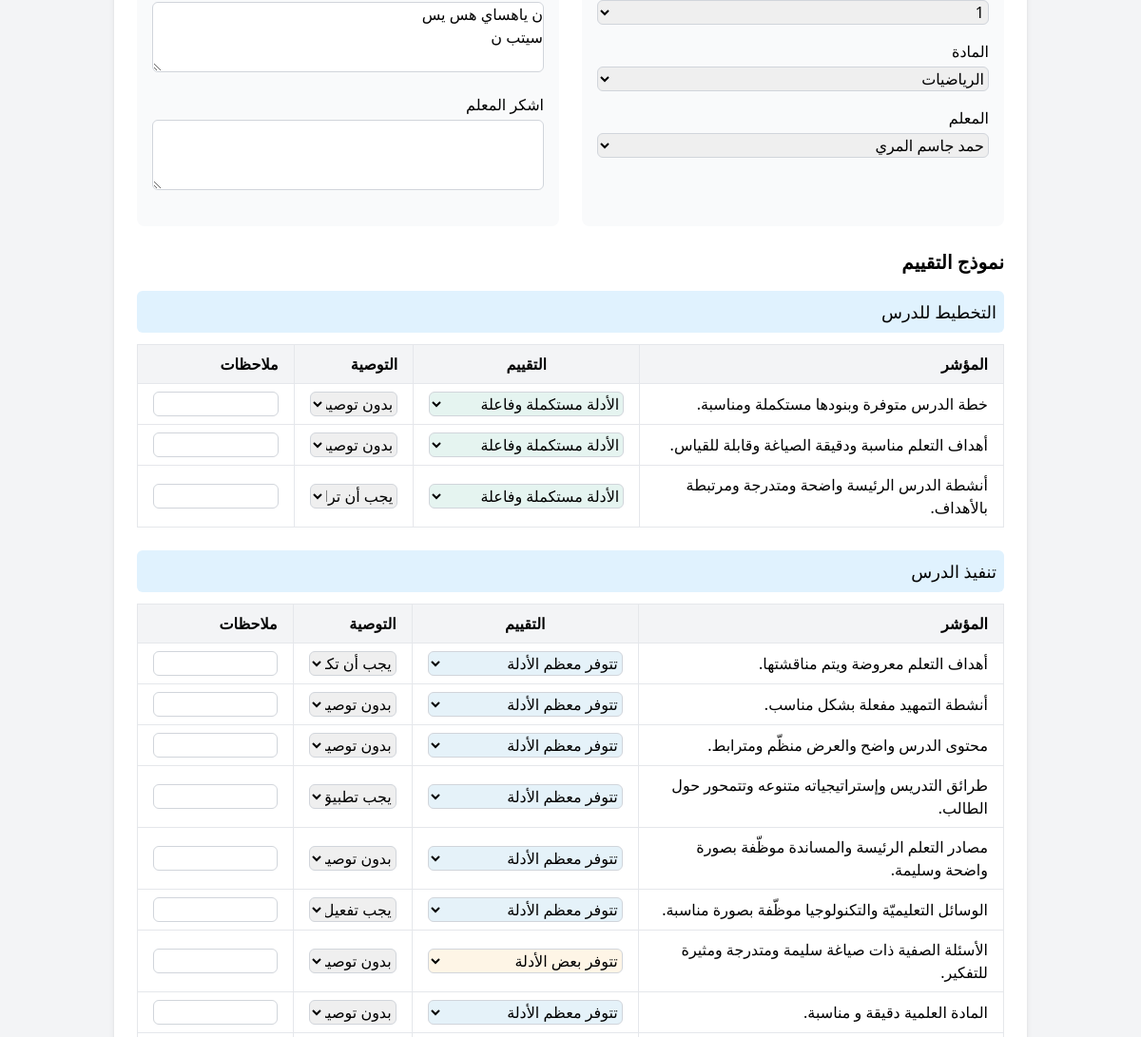
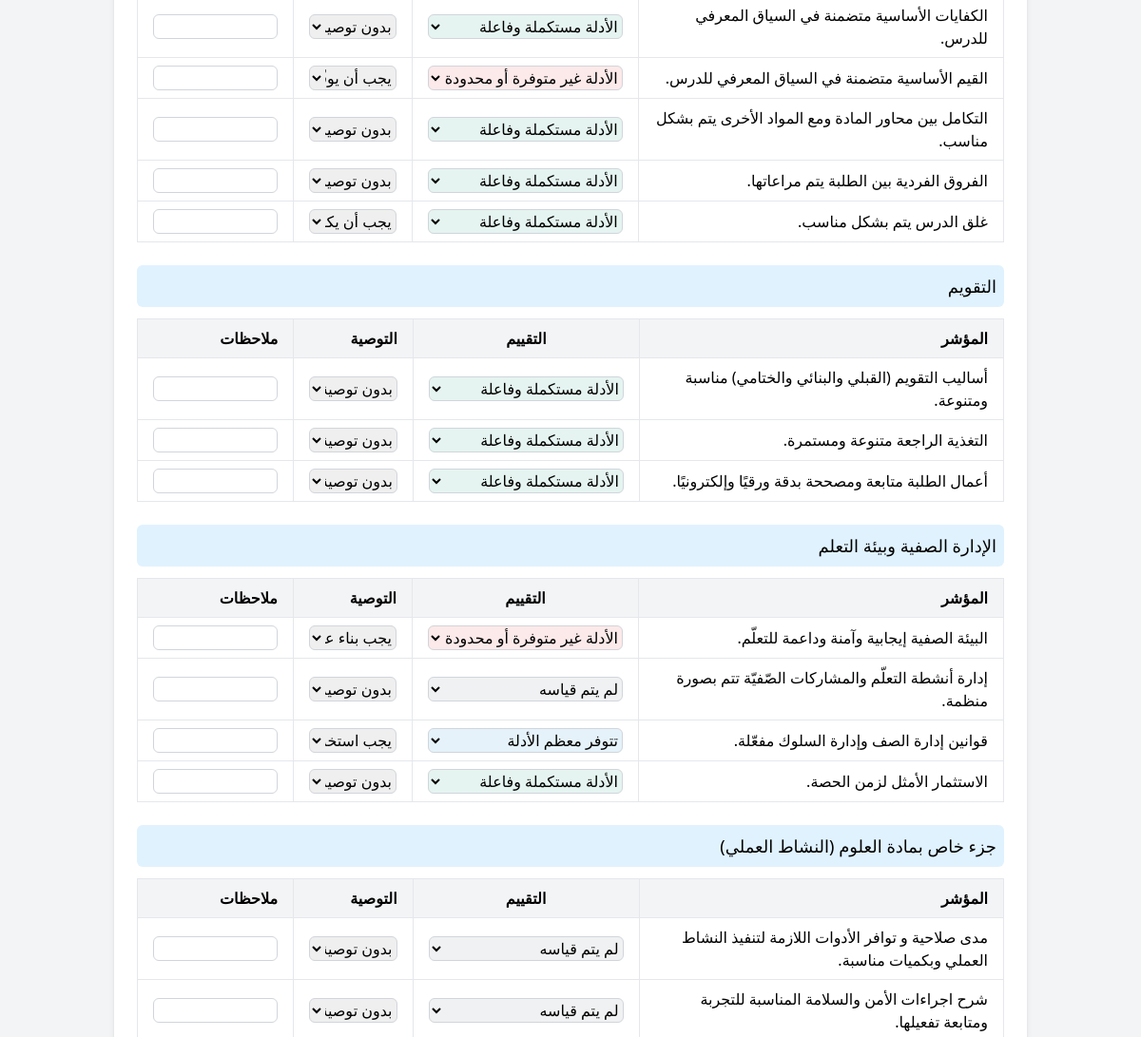
Page /edit_visit.php?id=2 (middle part) on the earlier database version (2 pictures, top to bottom).
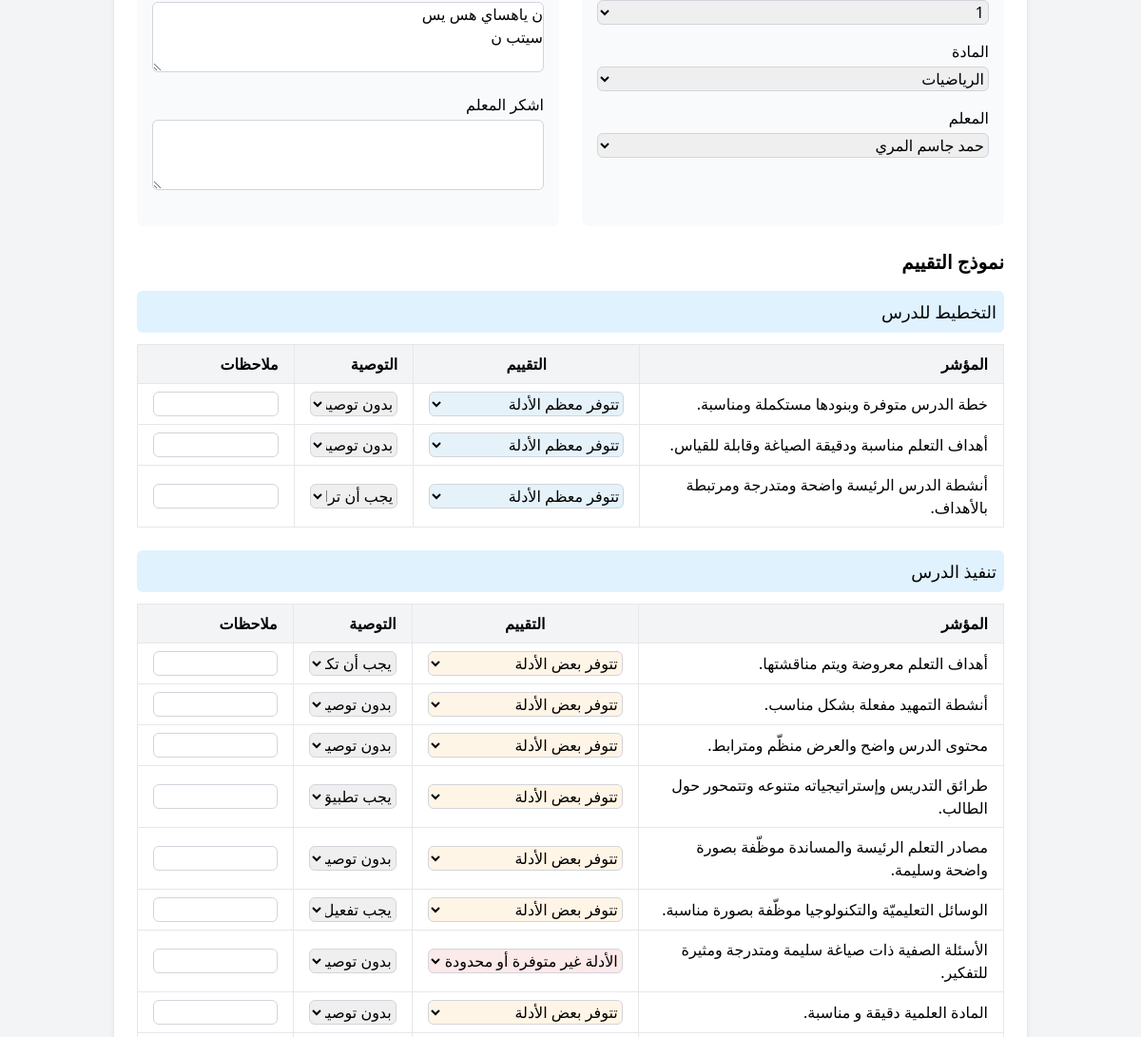
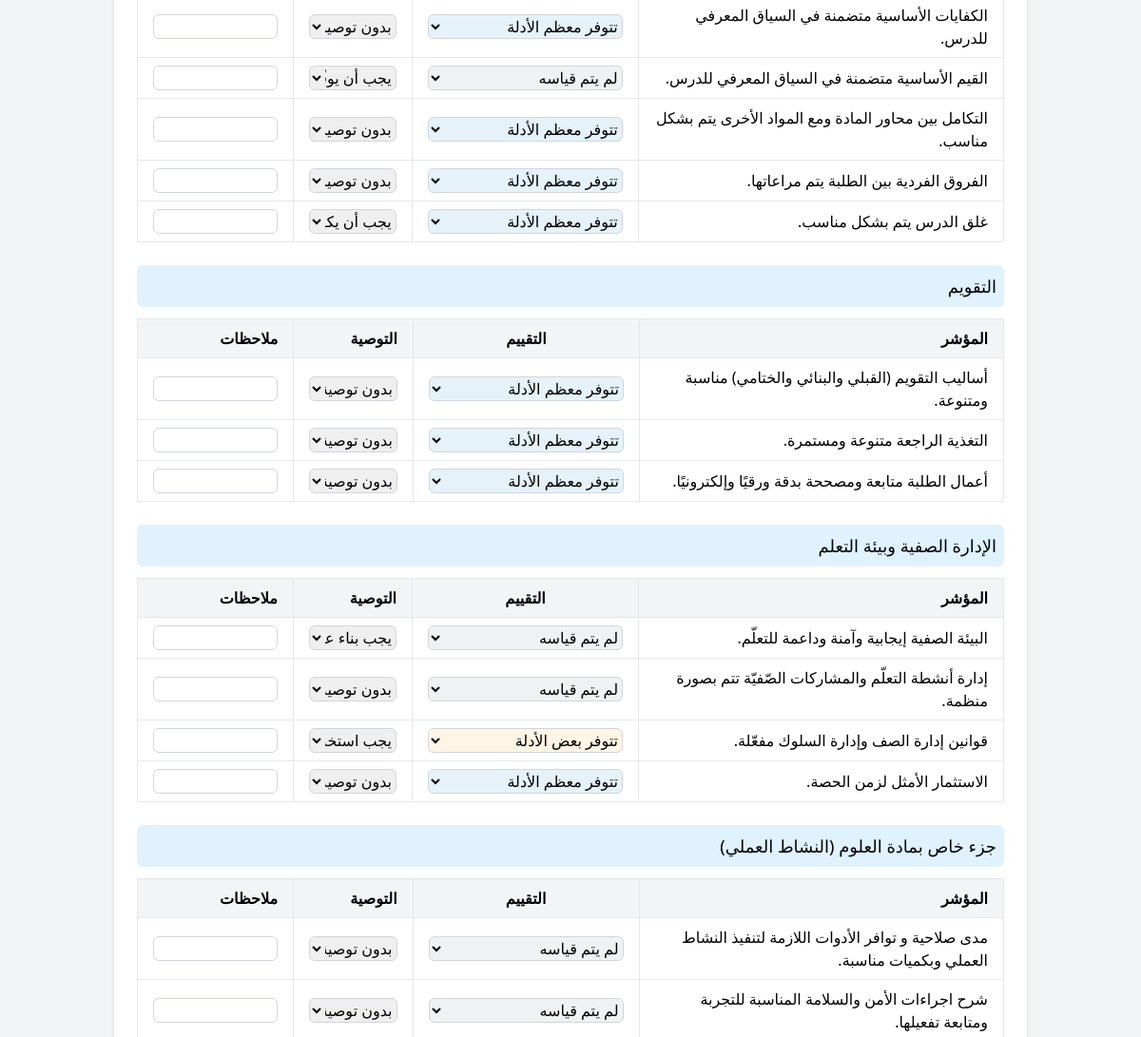
Same page on the later database version (2 pictures, top to bottom).
### tables this page shows
CREATE TABLE `visits` (
  `id` int NOT NULL,
  `school_id` int NOT NULL,
  `teacher_id` int NOT NULL,
  `subject_id` int NOT NULL,
  `grade_id` int NOT NULL,
  `section_id` int NOT NULL,
  `level_id` int NOT NULL,
  `visitor_type_id` int NOT NULL,
  `visitor_person_id` int DEFAULT NULL,
  `visit_date` date NOT NULL,
  `academic_year_id` int DEFAULT NULL,
  `visit_type` enum('full','partial') NOT NULL DEFAULT 'full',
  `attendance_type` enum('physical','remote','hybrid') NOT NULL DEFAULT 'physical',
  `has_lab` tinyint(1) NOT NULL DEFAULT '0',
  `general_notes` text,
  `recommendation_notes` text,
  `appreciation_notes` text,
  `total_score` decimal(5,2) DEFAULT NULL,
  `created_at` timestamp NULL DEFAULT CURRENT_TIMESTAMP,
  `updated_at` timestamp NULL DEFAULT CURRENT_TIMESTAMP ON UPDATE CURRENT_TIMESTAMP
);

CREATE TABLE `sections` (
  `id` int NOT NULL,
  `name` varchar(255) NOT NULL,
  `grade_id` int NOT NULL,
  `school_id` int NOT NULL,
  `created_at` timestamp NULL DEFAULT CURRENT_TIMESTAMP,
  `updated_at` timestamp NULL DEFAULT CURRENT_TIMESTAMP ON UPDATE CURRENT_TIMESTAMP
);

CREATE TABLE `subjects` (
  `id` int NOT NULL,
  `name` varchar(255) NOT NULL,
  `school_id` int DEFAULT NULL,
  `is_school_specific` tinyint(1) NOT NULL DEFAULT '0',
  `is_active` tinyint(1) NOT NULL DEFAULT '1',
  `created_by` int DEFAULT NULL,
  `updated_by` int DEFAULT NULL,
  `created_at` timestamp NULL DEFAULT CURRENT_TIMESTAMP,
  `updated_at` timestamp NULL DEFAULT CURRENT_TIMESTAMP ON UPDATE CURRENT_TIMESTAMP
);

CREATE TABLE `teachers` (
  `id` int NOT NULL,
  `name` varchar(255) NOT NULL,
  `personal_id` varchar(20) NOT NULL,
  `email` varchar(255) DEFAULT NULL,
  `job_title` varchar(50) NOT NULL DEFAULT '????????',
  `phone` varchar(20) DEFAULT NULL,
  `school_id` int NOT NULL,
  `created_at` timestamp NULL DEFAULT CURRENT_TIMESTAMP,
  `updated_at` timestamp NULL DEFAULT CURRENT_TIMESTAMP ON UPDATE CURRENT_TIMESTAMP
);

CREATE TABLE `evaluation_domains` (
  `id` int NOT NULL,
  `name` varchar(255) NOT NULL,
  `description` text,
  `weight` decimal(5,2) NOT NULL DEFAULT '0.00',
  `created_at` timestamp NULL DEFAULT CURRENT_TIMESTAMP,
  `updated_at` timestamp NULL DEFAULT CURRENT_TIMESTAMP ON UPDATE CURRENT_TIMESTAMP,
  `sort_order` int DEFAULT '0'
);

CREATE TABLE `evaluation_indicators` (
  `id` int NOT NULL,
  `domain_id` int NOT NULL,
  `name` varchar(255) NOT NULL,
  `description` text,
  `weight` decimal(5,2) NOT NULL DEFAULT '0.00',
  `created_at` timestamp NULL DEFAULT CURRENT_TIMESTAMP,
  `updated_at` timestamp NULL DEFAULT CURRENT_TIMESTAMP ON UPDATE CURRENT_TIMESTAMP,
  `sort_order` int DEFAULT '0'
);

CREATE TABLE `visit_evaluations` (
  `id` int NOT NULL,
  `visit_id` int NOT NULL,
  `indicator_id` int NOT NULL,
  `score` decimal(5,2) DEFAULT NULL,
  `recommendation_id` int DEFAULT NULL,
  `custom_recommendation` text,
  `created_at` timestamp NULL DEFAULT CURRENT_TIMESTAMP,
  `updated_at` timestamp NULL DEFAULT CURRENT_TIMESTAMP ON UPDATE CURRENT_TIMESTAMP
);

CREATE TABLE `recommendations` (
  `id` int NOT NULL,
  `indicator_id` int NOT NULL,
  `text` text NOT NULL,
  `created_at` timestamp NULL DEFAULT CURRENT_TIMESTAMP,
  `updated_at` timestamp NULL DEFAULT CURRENT_TIMESTAMP ON UPDATE CURRENT_TIMESTAMP,
  `sort_order` int DEFAULT '1'
);

### includes/db_connection.php (called while the page is built, shortened)
<?php
$dsn = "mysql:host=" . DB_HOST . ";dbname=" . DB_NAME . ";charset=" . DB_CHARSET;
$options = [
    PDO::ATTR_ERRMODE            => PDO::ERRMODE_EXCEPTION,
    PDO::ATTR_DEFAULT_FETCH_MODE => PDO::FETCH_ASSOC,
    PDO::ATTR_EMULATE_PREPARES   => false,
];
try {
    $pdo = new PDO($dsn, DB_USER, DB_PASS, $options);
    $pdo->exec("SET NAMES utf8mb4");
    $pdo->exec("SET CHARACTER SET utf8mb4");
    $pdo->exec("SET collation_connection = utf8mb4_unicode_ci");
} catch (PDOException $e) {
    die("فشل الاتصال بقاعدة البيانات: " . $e->getMessage());
}
function query($sql, $params = []) {
    global $pdo;
    $stmt = $pdo->prepare($sql);
    $stmt->execute($params);
    return $stmt->fetchAll();
}
function query_row($sql, $params = []) {
    global $pdo;
    $stmt = $pdo->prepare($sql);
    $stmt->execute($params);
    return $stmt->fetch();
}

### edit_visit.php (the view, shortened to what this page needs)
<?php
require_once 'includes/db_connection.php';
$visit_id = isset($_GET['id']) ? (int)$_GET['id'] : 0;
$visit_query = "
    SELECT
        v.*,
        t.name AS teacher_name,
        s.name AS school_name,
        g.name AS grade_name,
        sec.name AS section_name,
        subj.name AS subject_name,
        vt.name AS visitor_type_name
    FROM
        visits v
    JOIN
        teachers t ON v.teacher_id = t.id
    JOIN
        schools s ON v.school_id = s.id
    JOIN
        grades g ON v.grade_id = g.id
    JOIN
        sections sec ON v.section_id = sec.id
    JOIN
        subjects subj ON v.subject_id = subj.id
    JOIN
        visitor_types vt ON v.visitor_type_id = vt.id
    WHERE
        v.id = ?
";
$visit = query_row($visit_query, [$visit_id]);
$evaluations_query = "
    SELECT
        ve.*,
        ei.name AS indicator_name,
        ed.id AS domain_id,
        ed.name AS domain_name
    FROM
        visit_evaluations ve
    JOIN
        evaluation_indicators ei ON ve.indicator_id = ei.id
    JOIN
        evaluation_domains ed ON ei.domain_id = ed.id
    WHERE
        ve.visit_id = ?
    ORDER BY
        ed.id, ei.id
";
$evaluations = query($evaluations_query, [$visit_id]);
$sections = query("SELECT id, name FROM sections ORDER BY name");
$subjects = query("SELECT id, name FROM subjects ORDER BY name");
$teachers = query("SELECT id, name FROM teachers ORDER BY name");
$visitors = query("SELECT id, name FROM teachers ORDER BY name");
$domains_query = "SELECT * FROM evaluation_domains ORDER BY id";
$domains = query($domains_query);
$indicators_by_domain = [];
foreach ($domains as $domain) {
    $indicators_query = "SELECT * FROM evaluation_indicators WHERE domain_id = ? ORDER BY id";
    $indicators_by_domain[$domain['id']] = query($indicators_query, [$domain['id']]);
}
$evaluations_by_indicator = [];
foreach ($evaluations as $evaluation) {
    $evaluations_by_indicator[$evaluation['indicator_id']] = $evaluation;
}
require_once 'includes/header.php';
?>
<div class="container mx-auto px-4 mt-6">
    <form method="post" class="bg-white rounded-lg shadow-md p-6">
        <div class="grid grid-cols-1 md:grid-cols-2 gap-6 mb-6">
            <div class="bg-gray-50 p-4 rounded-lg">
                <div class="mb-4">
                    <select id="section_id" name="section_id" class="w-full border border-gray-300 rounded-md">
                        <?php foreach ($sections as $section): ?>
                            <option value="<?= $section['id'] ?>" <?= $section['id'] == $visit['section_id'] ? 'selected' : '' ?>>
                                <?= htmlspecialchars($section['name']) ?>
                            </option>
                        <?php endforeach; ?>
                    </select>
                </div>
                <div class="mb-4">
                    <label for="subject_id" class="block mb-1">المادة</label>
                    <select id="subject_id" name="subject_id" class="w-full border border-gray-300 rounded-md">
                        <?php foreach ($subjects as $subject): ?>
                            <option value="<?= $subject['id'] ?>" <?= $subject['id'] == $visit['subject_id'] ? 'selected' : '' ?>>
                                <?= htmlspecialchars($subject['name']) ?>
                            </option>
                        <?php endforeach; ?>
                    </select>
                </div>
                <div class="mb-4">
                    <label for="teacher_id" class="block mb-1">المعلم</label>
                    <select id="teacher_id" name="teacher_id" class="w-full border border-gray-300 rounded-md">
                        <?php foreach ($teachers as $teacher): ?>
                            <option value="<?= $teacher['id'] ?>" <?= $teacher['id'] == $visit['teacher_id'] ? 'selected' : '' ?>>
                                <?= htmlspecialchars($teacher['name']) ?>
                            </option>
                        <?php endforeach; ?>
                    </select>
                </div>
            </div>
            <div class="bg-gray-50 p-4 rounded-lg">
                <div class="mb-4">
                    <textarea id="recommendation_notes" name="recommendation_notes" rows="3" class="w-full border border-gray-300 rounded-md"><?= htmlspecialchars($visit['recommendation_notes'] ?? '') ?></textarea>
                </div>
                <div class="mb-4">
                    <label for="appreciation_notes" class="block mb-1">اشكر المعلم</label>
                    <textarea id="appreciation_notes" name="appreciation_notes" rows="3" class="w-full border border-gray-300 rounded-md"><?= htmlspecialchars($visit['appreciation_notes'] ?? '') ?></textarea>
                </div>
            </div>
        </div>
        <div class="mb-6">
            <h2 class="text-xl font-semibold mb-4">نموذج التقييم</h2>
            <?php foreach ($domains as $domain): ?>
                <div class="mb-6">
                    <h3 class="text-lg font-medium mb-3 bg-primary-100 p-2 rounded-md"><?= $domain['name'] ?></h3>
                    <div class="overflow-x-auto">
                        <table class="min-w-full bg-white border border-gray-200">
                            <thead>
                                <tr class="bg-gray-100">
                                    <th class="px-4 py-2 border text-right" width="50%">المؤشر</th>
                                    <th class="px-4 py-2 border text-center" width="15%">التقييم</th>
                                    <th class="px-4 py-2 border text-right" width="15%">التوصية</th>
                                    <th class="px-4 py-2 border text-right" width="20%">ملاحظات</th>
                                </tr>
                            </thead>
                            <tbody>
                                <?php if (isset($indicators_by_domain[$domain['id']])): ?>
                                    <?php foreach ($indicators_by_domain[$domain['id']] as $indicator): ?>
                                        <?php
                                        $evaluation = $evaluations_by_indicator[$indicator['id']] ?? null;
                                        $score = $evaluation ? $evaluation['score'] : 0;
                                        $notes = $evaluation && isset($evaluation['notes']) ? $evaluation['notes'] : '';
                                        $recommendation_id = $evaluation && isset($evaluation['recommendation_id']) ? $evaluation['recommendation_id'] : null;
                                        $evaluation_id = $evaluation ? $evaluation['id'] : 0;
                                        ?>
                                        <tr class="hover:bg-gray-50">
                                            <td class="px-4 py-2 border"><?= htmlspecialchars($indicator['name']) ?></td>
                                            <td class="px-4 py-2 border text-center">
                                                <select name="score_<?= $evaluation_id ?>" class="border border-gray-300 rounded-md score-<?= $score ?>">
                                                    <option value="0" <?= $score == 0 ? 'selected' : '' ?>>لم يتم قياسه</option>
                                                    <option value="1" <?= $score == 1 ? 'selected' : '' ?>>الأدلة غير متوفرة أو محدودة</option>
                                                    <option value="2" <?= $score == 2 ? 'selected' : '' ?>>تتوفر بعض الأدلة</option>
                                                    <option value="3" <?= $score == 3 ? 'selected' : '' ?>>تتوفر معظم الأدلة</option>
                                                    <option value="4" <?= $score == 4 ? 'selected' : '' ?>>الأدلة مستكملة وفاعلة</option>
                                                </select>
                                            </td>
                                            <td class="px-4 py-2 border">
                                                <select name="recommendation_<?= $evaluation_id ?>" class="border border-gray-300 rounded-md w-full">
                                                    <option value="">بدون توصية</option>
                                                    <?php
                                                    $indicator_recommendations = query("SELECT * FROM recommendations WHERE indicator_id = ? ORDER BY id", [$indicator['id']]);
                                                    foreach ($indicator_recommendations as $recommendation):
                                                    ?>
                                                        <option value="<?= $recommendation['id'] ?>" <?= $recommendation_id == $recommendation['id'] ? 'selected' : '' ?>>
                                                            <?= htmlspecialchars(mb_substr($recommendation['text'], 0, 40) . (mb_strlen($recommendation['text']) > 40 ? '...' : '')) ?>
                                                        </option>
                                                    <?php endforeach; ?>
                                                </select>
                                            </td>
                                            <td class="px-4 py-2 border">
                                                <input type="text" name="notes_<?= $evaluation_id ?>" class="border border-gray-300 rounded-md w-full" value="<?= htmlspecialchars($notes ?? '') ?>">
                                            </td>
                                        </tr>
                                    <?php endforeach; ?>
                                <?php else: ?>
                                    <tr>
                                        <td colspan="4" class="px-4 py-2 border text-center">لا توجد مؤشرات لهذا المجال</td>
                                    </tr>
                                <?php endif; ?>
                            </tbody>
                        </table>
                    </div>
                </div>
            <?php endforeach; ?>
        </div>
    </form>
</div>
<?php
require_once 'includes/footer.php';
?>

### includes/header.php (shortened to what this page needs)
<?php
require_once 'includes/db_connection.php';
?>
<!DOCTYPE html>
<html lang="ar" dir="rtl">
<head>
    <script src="https://cdn.tailwindcss.com"></script>
</head>
<body dir="rtl" class="bg-gray-100 font-sans">
    <main class="container mx-auto px-4 pb-8">

### includes/footer.php (shortened to what this page needs)
    </main>
</body>
</html><?php

### includes/header.php (style rules this page uses)
body { font-family: 'Tajawal', sans-serif; background-color: #f9fafb; margin: 0; padding: 0; margin-top: 100px; }
.score-3 { background-color: rgba(2, 132, 199, 0.1); border-color: #0284c7; }
.score-2 { background-color: rgba(245, 158, 11, 0.1); border-color: #f59e0b; }
.score-1 { background-color: rgba(220, 38, 38, 0.1); border-color: #dc2626; }
.score-0 { background-color: rgba(107, 114, 128, 0.1); border-color: #6b7280; }
.score-4 { background-color: rgba(5, 150, 105, 0.1); border-color: #059669; }

Differences in the rows shown:
changed evaluation_indicators "خطة الدرس متوفرة وبنودها مستكملة ومناسبة.": score_1 "الأدلة مستكملة وفاعلة" → "تتوفر معظم الأدلة"
changed evaluation_indicators "أهداف التعلم مناسبة ودقيقة الصياغة وقابلة للقياس.": score_2 "الأدلة مستكملة وفاعلة" → "تتوفر معظم الأدلة"
changed evaluation_indicators "أنشطة الدرس الرئيسة واضحة ومتدرجة ومرتبطة بالأهداف.": score_3 "الأدلة مستكملة وفاعلة" → "تتوفر معظم الأدلة"
changed evaluation_indicators "أهداف التعلم معروضة ويتم مناقشتها.": score_4 "تتوفر معظم الأدلة" → "تتوفر بعض الأدلة"
changed evaluation_indicators "أنشطة التمهيد مفعلة بشكل مناسب.": score_5 "تتوفر معظم الأدلة" → "تتوفر بعض الأدلة"
changed evaluation_indicators "محتوى الدرس واضح والعرض منظّم ومترابط.": score_6 "تتوفر معظم الأدلة" → "تتوفر بعض الأدلة"
changed evaluation_indicators "طرائق التدريس وإستراتيجياته متنوعه وتتمحور حول الطالب.": score_7 "تتوفر معظم الأدلة" → "تتوفر بعض الأدلة"
changed evaluation_indicators "مصادر التعلم الرئيسة والمساندة موظّفة بصورة واضحة وسليمة.": score_8 "تتوفر معظم الأدلة" → "تتوفر بعض الأدلة"
changed evaluation_indicators "الوسائل التعليميّة والتكنولوجيا موظّفة بصورة مناسبة.": score_9 "تتوفر معظم الأدلة" → "تتوفر بعض الأدلة"
changed evaluation_indicators "الأسئلة الصفية ذات صياغة سليمة ومتدرجة ومثيرة للتفكير.": score_10 "تتوفر بعض الأدلة" → "الأدلة غير متوفرة أو محدودة"
changed evaluation_indicators "المادة العلمية دقيقة و مناسبة.": score_11 "تتوفر معظم الأدلة" → "تتوفر بعض الأدلة"
changed evaluation_indicators "الكفايات الأساسية متضمنة في السياق المعرفي للدرس.": score_12 "الأدلة مستكملة وفاعلة" → "تتوفر معظم الأدلة"
changed evaluation_indicators "القيم الأساسية متضمنة في السياق المعرفي للدرس.": score_13 "الأدلة غير متوفرة أو محدودة" → "لم يتم قياسه"
changed evaluation_indicators "التكامل بين محاور المادة ومع المواد الأخرى يتم بشكل مناسب.": score_14 "الأدلة مستكملة وفاعلة" → "تتوفر معظم الأدلة"
changed evaluation_indicators "الفروق الفردية بين الطلبة يتم مراعاتها.": score_15 "الأدلة مستكملة وفاعلة" → "تتوفر معظم الأدلة"
changed evaluation_indicators "غلق الدرس يتم بشكل مناسب.": score_16 "الأدلة مستكملة وفاعلة" → "تتوفر معظم الأدلة"
changed evaluation_indicators "أساليب التقويم (القبلي والبنائي والختامي) مناسبة ومتنوعة.": score_17 "الأدلة مستكملة وفاعلة" → "تتوفر معظم الأدلة"
changed evaluation_indicators "التغذية الراجعة متنوعة ومستمرة.": score_18 "الأدلة مستكملة وفاعلة" → "تتوفر معظم الأدلة"
changed evaluation_indicators "أعمال الطلبة متابعة ومصححة بدقة ورقيًا وإلكترونيًا.": score_19 "الأدلة مستكملة وفاعلة" → "تتوفر معظم الأدلة"
changed evaluation_indicators "البيئة الصفية إيجابية وآمنة وداعمة للتعلّم.": score_20 "الأدلة غير متوفرة أو محدودة" → "لم يتم قياسه"
changed evaluation_indicators "قوانين إدارة الصف وإدارة السلوك مفعّلة.": score_22 "تتوفر معظم الأدلة" → "تتوفر بعض الأدلة"
changed evaluation_indicators "الاستثمار الأمثل لزمن الحصة.": score_23 "الأدلة مستكملة وفاعلة" → "تتوفر معظم الأدلة"
